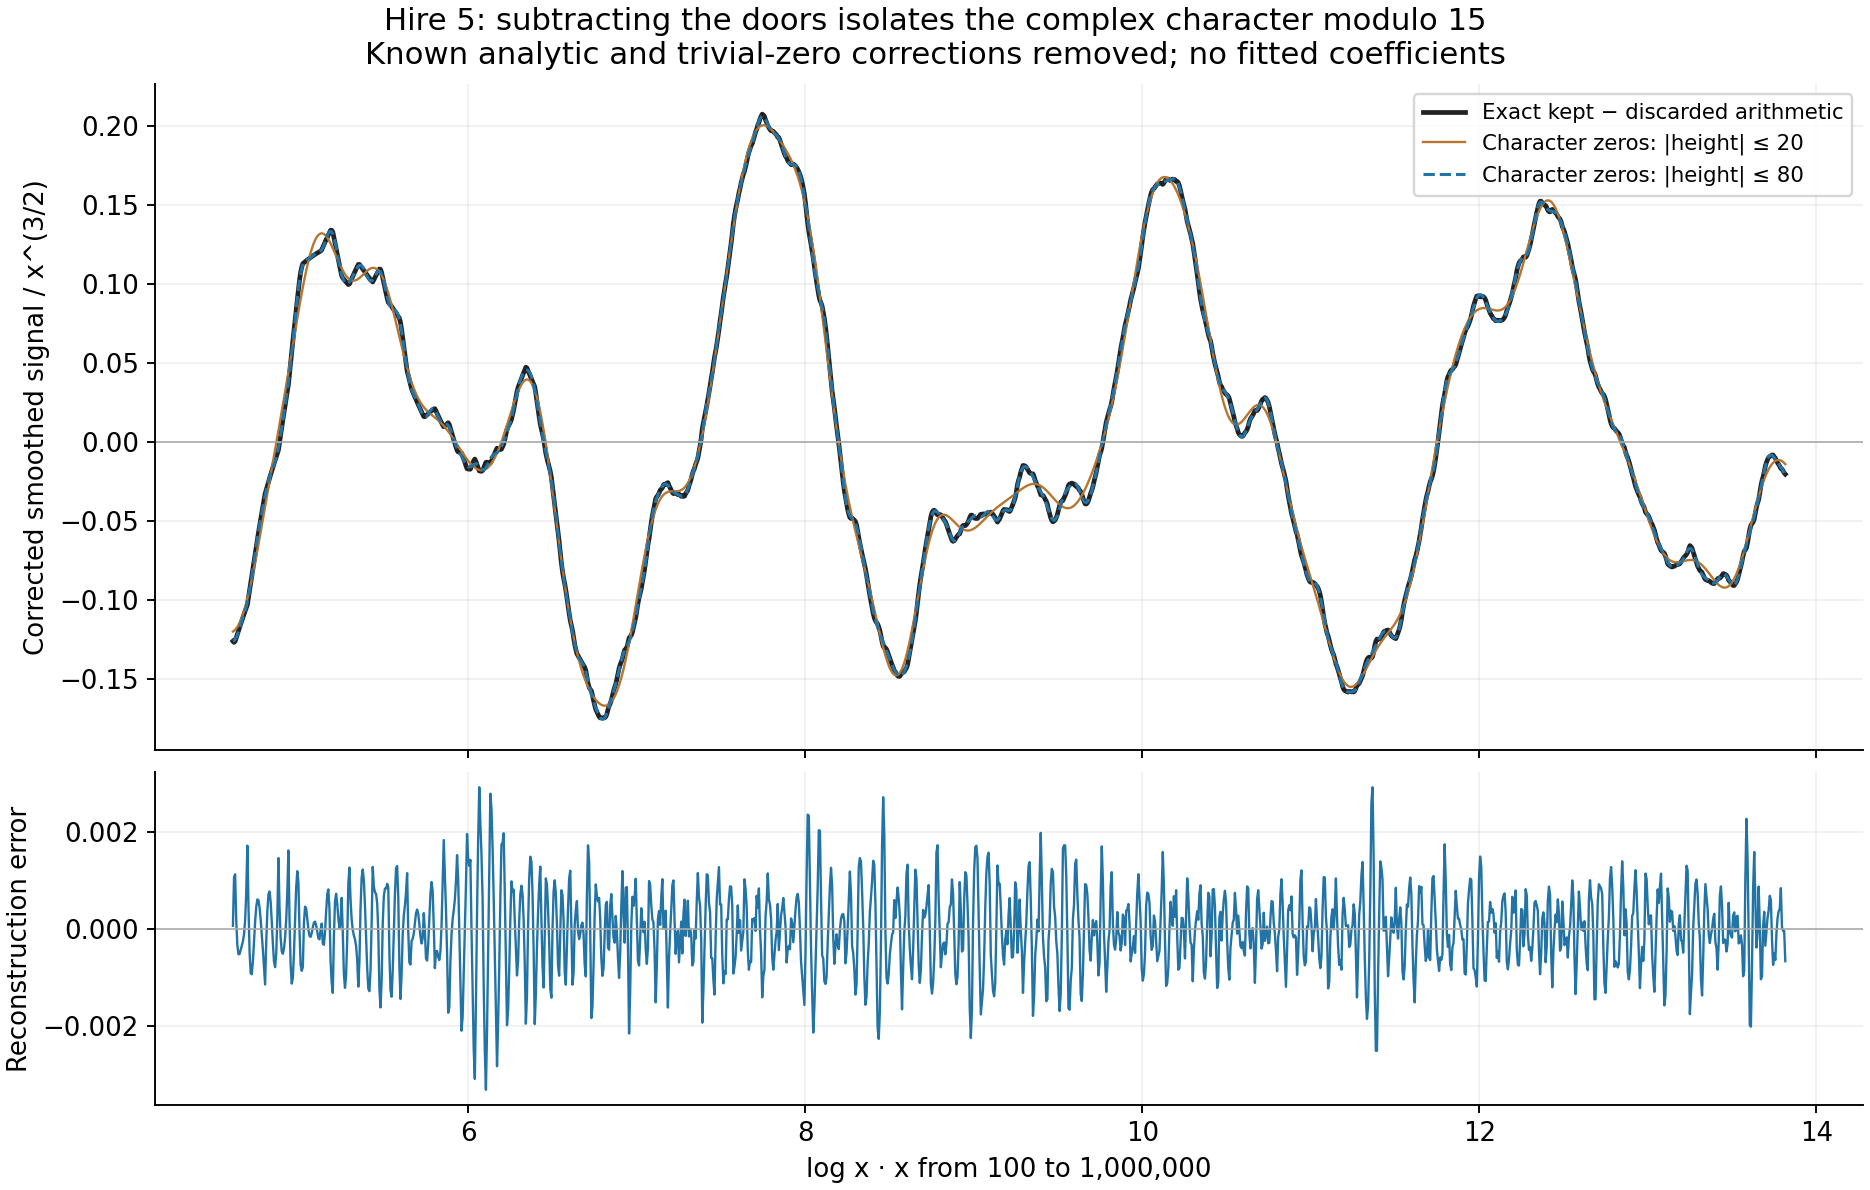

This figure's Python source:
"""Two-door difference: exact arithmetic vs cached numerical character zeros.
Uses integrated Mangoldt weighting. Zero real parts are inputs, not proved.
No fitted coefficients. Self-contained cached height list embedded below.
"""
from pathlib import Path
import json
import numpy as np
import mpmath as mp
import matplotlib
matplotlib.use('Agg')
import matplotlib.pyplot as plt
HEIGHTS = [-79.40133001329508, -78.46906481955283, -77.49587645427535, -76.16228435333949, -74.85134573755627, -73.10864317241439, -72.22103698966299, -70.9320573691847, -70.07174416610219, -68.43292678782248, -68.08987964036393, -66.1794309146137, -64.80545124688224, -63.27891447806202, -62.3797948831763, -61.20179238520012, -59.993115025944235, -58.89217832316914, -57.71177035079456, -55.70923174933811, -54.722734046088846, -53.10896654979426, -52.39708791002574, -50.9967324841521, -49.79259749574019, -48.64349190291977, -46.570990259677835, -45.43459916509606, -44.08858944865197, -42.88707262799532, -41.80834998501417, -40.40724799364991, -39.029944901987854, -36.85300610546312, -35.99118413573697, -34.37951273486247, -33.29702889306198, -31.997741203596537, -30.519345891473563, -28.552716527179815, -26.796235597002106, -25.89258884644111, -24.071858315178684, -23.14894539492477, -21.28464369710185, -19.13784242419278, -17.44476426609567, -16.17189288498984, -14.464461134463344, -13.02895627399164, -10.326204250314941, -8.264501653903425, -6.590782670215471, -4.406700239803674, 2.7346037091188373, 5.24301049275449, 8.414685249804899, 10.187602727645302, 11.907372476546671, 13.33739585541559, 15.366139576497782, 17.772390249216663, 18.976999650088253, 20.62763177596965, 21.883973024208913, 23.338480017759878, 25.388027880177475, 27.194731626897173, 28.398977143837058, 29.66537127834534, 31.192356563675382, 32.15849090668378, 34.25977663837223, 35.81987910298116, 37.22297310571034, 38.279684105962176, 39.61717684267314, 40.869737495824005, 42.12516342957912, 44.3203058936473, 45.16648265242354, 46.96022538488976, 47.53076548769255, 49.11332039937922, 50.14343032831144, 51.58686129217962, 53.505263485840935, 54.55621928858429, 55.70764458372943, 57.15833992509121, 57.800308204221786, 59.366053654587795, 60.48747463761089, 62.346811172150915, 63.589650637547265, 64.5279786390767, 65.84403544176426, 66.91280088660251, 67.90022363419274, 69.28181954768564, 70.84473892530416, 72.21093245048998, 73.50317406268644, 74.12058006765719, 75.74426525636136, 76.46370925336944, 77.65912964416677, 79.16488689447043]
OUT=Path(__file__).parent
LIMIT=1_000_000
mp.mp.dps=25
chi=[0 if a%3==0 or a%5==0 else (1 if a%3==1 else -1)*{1:1,2:1j,3:-1j,4:-1}[a%5] for a in range(15)]
L=lambda s:mp.dirichlet(s,chi)
residual=max(float(abs(L(mp.mpc(.5,t)))) for t in HEIGHTS)
assert residual<1e-10
sieve=np.ones(LIMIT+1,bool);sieve[:2]=False
for p in range(2,int(LIMIT**.5)+1):
 if sieve[p]:sieve[p*p::p]=False
primes=np.flatnonzero(sieve)
lam=np.zeros(LIMIT+1)
for p in primes:
 power=int(p)
 while power<=LIMIT:
  lam[power]=np.log(p);power*=int(p)
n=np.arange(LIMIT+1)
K=((n%3==1)&(n%5==4))|((n%3==2)&(n%5==1))
D=((n%3==1)&(n%5==1))|((n%3==2)&(n%5==4))
delta=K.astype(int)-D.astype(int)
C=np.array(chi)[n%15]
assert np.array_equal(delta,-C.real)
x=np.geomspace(100,LIMIT,1400);idx=np.floor(x).astype(int);scale=x**1.5
v=lam*delta
exact=x*np.cumsum(v)[idx]-np.cumsum(n*v)[idx]
first=mp.diff(L,0);second=mp.diff(L,0,2)
b=complex(second/(2*first));constant=complex(mp.diff(L,-1)/L(-1))
base=x*(1-b-np.log(x))+constant
for k in range(1,12):base-=x**(1-2*k)/(2*k*(2*k-1))
# The door difference is minus the real part of the C-weighted sum.
correction=-base.real
actual=(exact-correction)/scale
pred={};metrics={};mask=x>=1000
rms=lambda y:float(np.sqrt(np.mean(y[mask]**2)))
for cutoff in [20,40,80]:
 wave=np.zeros(len(x),complex)
 selected=[t for t in HEIGHTS if abs(t)<=cutoff]
 for t in selected:
  rho=complex(.5,t)
  wave+=np.exp((rho+1)*np.log(x))/(rho*(rho+1))
 pred[cutoff]=wave.real/scale
 metrics[cutoff]={'zeros_used':len(selected),'rms_error':rms(pred[cutoff]-actual),'relative_rms_error':rms(pred[cutoff]-actual)/rms(actual)}
assert metrics[80]['rms_error']<metrics[20]['rms_error']
plt.rcParams.update({'font.size':11,'axes.spines.top':False,'axes.spines.right':False})
fig,axes=plt.subplots(2,1,figsize=(11,7),sharex=True,layout='constrained',gridspec_kw={'height_ratios':[2,1]})
axes[0].plot(np.log(x),actual,color='#222222',lw=2,label='Exact kept − discarded arithmetic')
axes[0].plot(np.log(x),pred[20],color='#b77530',lw=1,label='Character zeros: |height| ≤ 20')
axes[0].plot(np.log(x),pred[80],color='#2374a6',ls='--',lw=1.3,label='Character zeros: |height| ≤ 80')
axes[0].set_ylabel('Corrected smoothed signal / x^(3/2)');axes[0].legend(fontsize=9)
axes[1].plot(np.log(x),pred[80]-actual,color='#2374a6',lw=1);axes[1].set_ylabel('Reconstruction error');axes[1].set_xlabel('log x · x from 100 to 1,000,000')
for ax in axes:ax.axhline(0,color='#aaaaaa',lw=.7);ax.grid(alpha=.18)
fig.suptitle('Hire 5: subtracting the doors isolates the complex character modulo 15\nKnown analytic and trivial-zero corrections removed; no fitted coefficients',fontsize=13)
fig.savefig(OUT/'door_difference.png',dpi=170)
report={'limit':LIMIT,'observable':'sum_{n<=x} Lambda(n) (K(n)-D(n)) (x-n)','identity':'K-D = -Re(chi3*psi5)','zero_count':len(HEIGHTS),'cached_zero_max_residual_rechecked':residual,'metrics':metrics,'limitations':'Numerical critical-line zero list; not certified complete. beta=1/2 is an input. Integrated weighted observable, not raw prime counts. Relative RMS measured for x>=1000 after correction removal.'}
(OUT/'door_difference_results.json').write_text(json.dumps(report,indent=2))
print(json.dumps(report,indent=2))
